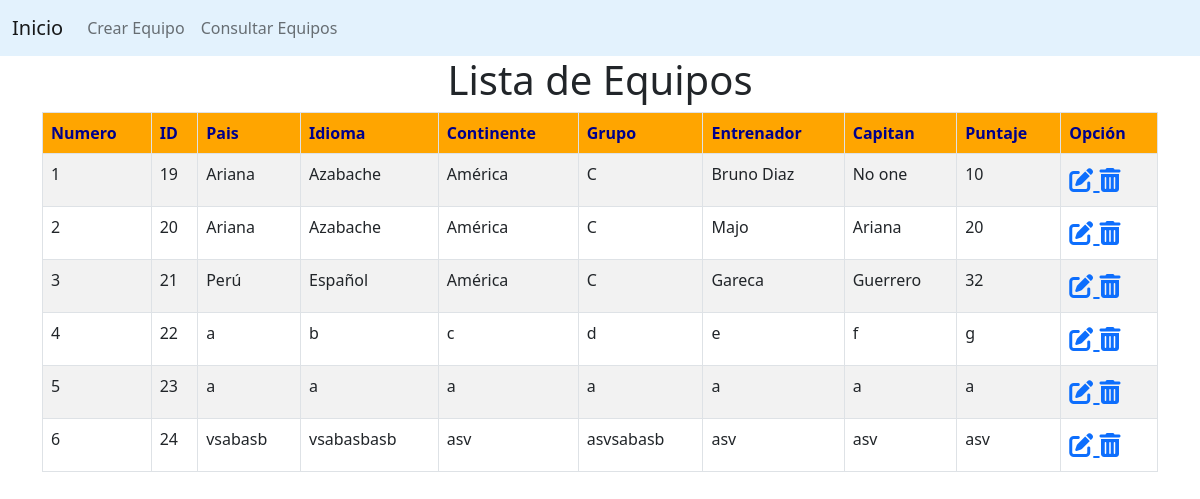
The page / on the database its author committed.
### models.py (models this page shows, shortened)
class EquipoModel(db.Model):
	__tablename__ = "equipos"
	id = db.Column(db.Integer, primary_key=True)
	pais = db.Column(db.String())
	idioma = db.Column(db.String())
	continente = db.Column(db.String())
	grupo = db.Column(db.String())
	entrenador = db.Column(db.String())
	capitan = db.Column(db.String())
	puntaje = db.Column(db.Integer())

### app.py (the view)
@app.route('/' , methods = ['GET'])
def RetrieveList():
	equipos = EquipoModel.query.all()
	return render_template('index.html', equipos = equipos)

### templates/index.html (shortened to what this page needs)
{% extends 'master.html' %}
{% block body %}
<div class="container">
	<div>
		<div class="col-md-12 text-center"><h1>Lista de Equipos</h1></div>
	</div>
	<table class="table table-hover table-striped table-bordered" id="example">
		<thead style="background-color: orange; color: darkblue;">
			<th>Numero</th>
			<th>ID</th>
			<th>Pais</th>
			<th>Idioma</th>
			<th>Continente</th>
			<th>Grupo</th>
			<th>Entrenador</th>
			<th>Capitan</th>
			<th>Puntaje</th>
			<th>Opción</th>
		</thead>
		<tbody>
			{% for equipo in equipos %}
			<tr>
				<td>{{ loop.index }}</td>
				<td>{{ equipo.id }}</td>
				<td>{{ equipo.pais }}</td>
				<td>{{ equipo.idioma }}</td>
				<td>{{ equipo.continente }}</td>
				<td>{{ equipo.grupo }}</td>
				<td>{{ equipo.entrenador }}</td>
				<td>{{ equipo.capitan }}</td>
				<td>{{ equipo.puntaje }}</td>
				<td>
					<span style="font-size: 24px; color: green;">
						<a href="/{{ equipo.id }}/edit"> <i class="fas fa-edit"></i> </a>
					</span>
					<span style="font-size: 24px; color: red;">
						<a href="/{{ equipo.id }}/delete"> <i class="fas fa-trash-alt"></i> </a>
					</span>
				</td>
			</tr>
			{% endfor %}
		</tbody>
	</table>
</div>
{% endblock %}

### templates/master.html (shortened to what this page needs)
<!DOCTYPE html>
<html lang="es">
<head>
	<link href="https://cdn.jsdelivr.net/npm/bootstrap@5.2.0-beta1/dist/css/bootstrap.min.css" rel="stylesheet">
	<link rel="stylesheet" href="https://cdnjs.cloudflare.com/ajax/libs/font-awesome/6.1.1/css/all.min.css" />
</head>
	<body>
		{% block body %} {% endblock %}
	</body>
</html>

### templates/header.html (shortened to what this page needs)
{% extends 'master.html' %}
{% block body %}
	<nav class="navbar navbar-expand-lg" style="background-color: #e3f2fd;">
  <div class="container-fluid">
    <a class="navbar-brand" href="#">Inicio</a>
    <div class="collapse navbar-collapse" id="navbarNav">
      <ul class="navbar-nav">
        <li class="nav-item">
          <a class="nav-link" href="/create">Crear Equipo</a>
        </li>
        <li class="nav-item">
          <a class="nav-link" href="/">Consultar Equipos</a>
        </li>
      </ul>
    </div>
  </div>
</nav>
{% endblock %}

### rows shown on the page
EquipoModel: id "19", pais "Ariana", idioma "Azabache", continente "América", grupo "C", entrenador "Bruno Diaz", capitan "No one", puntaje "10"
EquipoModel: id "20", pais "Ariana", idioma "Azabache", continente "América", grupo "C", entrenador "Majo", capitan "Ariana", puntaje "20"
EquipoModel: id "21", pais "Perú", idioma "Español", continente "América", grupo "C", entrenador "Gareca", capitan "Guerrero", puntaje "32"
EquipoModel: id "22", pais "a", idioma "b", continente "c", grupo "d", entrenador "e", capitan "f", puntaje "g"
EquipoModel: id "23", pais "a", idioma "a", continente "a", grupo "a", entrenador "a", capitan "a", puntaje "a"
EquipoModel: id "24", pais "vsabasb", idioma "vsabasbasb", continente "asv", grupo "asvsabasb", entrenador "asv", capitan "asv", puntaje "asv"
